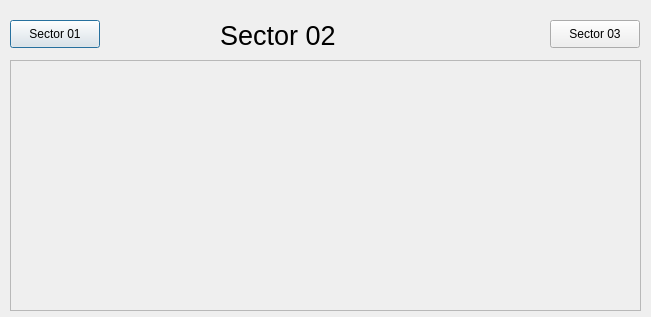
<?xml version='1.0' encoding='UTF-8'?>
<ui version="4.0">
 <class>Dialog</class>
 <widget class="QDialog" name="Dialog">
  <property name="geometry">
   <rect>
    <x>0</x>
    <y>0</y>
    <width>651</width>
    <height>317</height>
   </rect>
  </property>
  <property name="windowTitle">
   <string>Dialog</string>
  </property>
  <widget class="QLabel" name="label_2">
   <property name="geometry">
    <rect>
     <x>220</x>
     <y>20</y>
     <width>131</width>
     <height>31</height>
    </rect>
   </property>
   <property name="font">
    <font>
     <pointsize>20</pointsize>
    </font>
   </property>
   <property name="text">
    <string>Sector 02</string>
   </property>
  </widget>
  <widget class="QEForm" name="asguiformplugin">
   <property name="geometry">
    <rect>
     <x>10</x>
     <y>60</y>
     <width>631</width>
     <height>251</height>
    </rect>
   </property>
   <property name="uiFile" stdset="0">
    <string>SectorVacuumSchematic.ui</string>
   </property>
   <property name="variableSubstitutions" stdset="0">
    <string>SR=02 SRPREV=01</string>
   </property>
  </widget>
  <widget class="QEPushButton" name="guipushbuttonplugin">
   <property name="geometry">
    <rect>
     <x>10</x>
     <y>20</y>
     <width>90</width>
     <height>28</height>
    </rect>
   </property>
   <property name="text">
    <string>Sector 01</string>
   </property>
   <property name="guiFile">
    <string>SVS01.ui</string>
   </property>
   <property name="creationOption" stdset="0">
    <enum>QE::Open</enum>
   </property>
  </widget>
  <widget class="QEPushButton" name="guipushbuttonplugin_2">
   <property name="geometry">
    <rect>
     <x>550</x>
     <y>20</y>
     <width>90</width>
     <height>28</height>
    </rect>
   </property>
   <property name="text">
    <string>Sector 03</string>
   </property>
   <property name="guiFile">
    <string>SVS03.ui</string>
   </property>
   <property name="creationOption" stdset="0">
    <enum>QE::Open</enum>
   </property>
  </widget>
 </widget>
 <customwidgets>
  <customwidget>
   <class>QEPushButton</class>
   <extends>QPushButton</extends>
   <header>QEPushButton.h</header>
  </customwidget>
  <customwidget>
   <class>QEForm</class>
   <extends>QScrollArea</extends>
   <header>QEForm.h</header>
  </customwidget>
 </customwidgets>
 <resources></resources>
 <connections></connections>
</ui>
